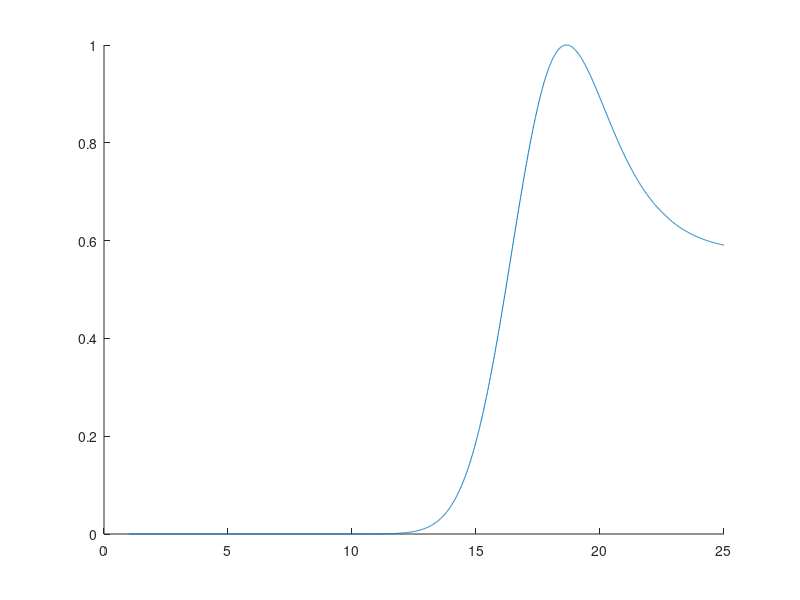

MATLAB code for this plot:
% Author: Kevin Whitley
% Date created: 200128

% This function produces a line profile of a septum using an explicit
% 'tilted circle' model.

function improf = septum_model_1D(X0, R, psfFWHM, pixSz, X)

if nargin==0
    X0 = 19.5335;
    R = 8.7665; % [pix]
    ring_grad = 0;
    psfFWHM = 250;
    pixSz = 65;
    sp = .01; % spacing needs to be low enough to prevent problems with discretization (probably <0.5 or so)
    X = 1:sp:25;
end

sigma = psfFWHM/2.35/pixSz;

x1 = X(1:end-1) - X0;
x2 = X(2:end) - X0;
% arcl_i = 2*R * real(asin(x1/R)) + (1:length(x1))*ring_grad; % arc length out to axi
arcl_i = 2*R * real(asin(x1/R)); % arc length out to axi
arcl_ip1 = 2*R * real(asin(x2/R)); % arc length out to ax(i+1)

ring_prof = abs(arcl_ip1 - arcl_i); % Delta(arc length)

% ring_prof(abs(x1)>R) = 0;

gpdf_fcn = @(a,x) 1/(a(2)*sqrt(2*pi)) * exp(-(x-a(1)).^2 ./ (2*a(2)^2));
gauss = gpdf_fcn([0 sigma], x1);

ring_prof = conv(ring_prof, gauss, 'same'); % convolve with Gaussian psf
% ring_prof = ring_prof(floor(length(gauss)/2):floor((end-length(gauss)/2))+1); % cut ends (convolution increases length of vector)

ring_prof_scale = ring_prof/max(ring_prof(:));

improf = ring_prof_scale;

if nargin==0
    figure
    hold on
    halfX = X - (X(2)-X(1))/2;
    plot(halfX(2:end), improf)
end